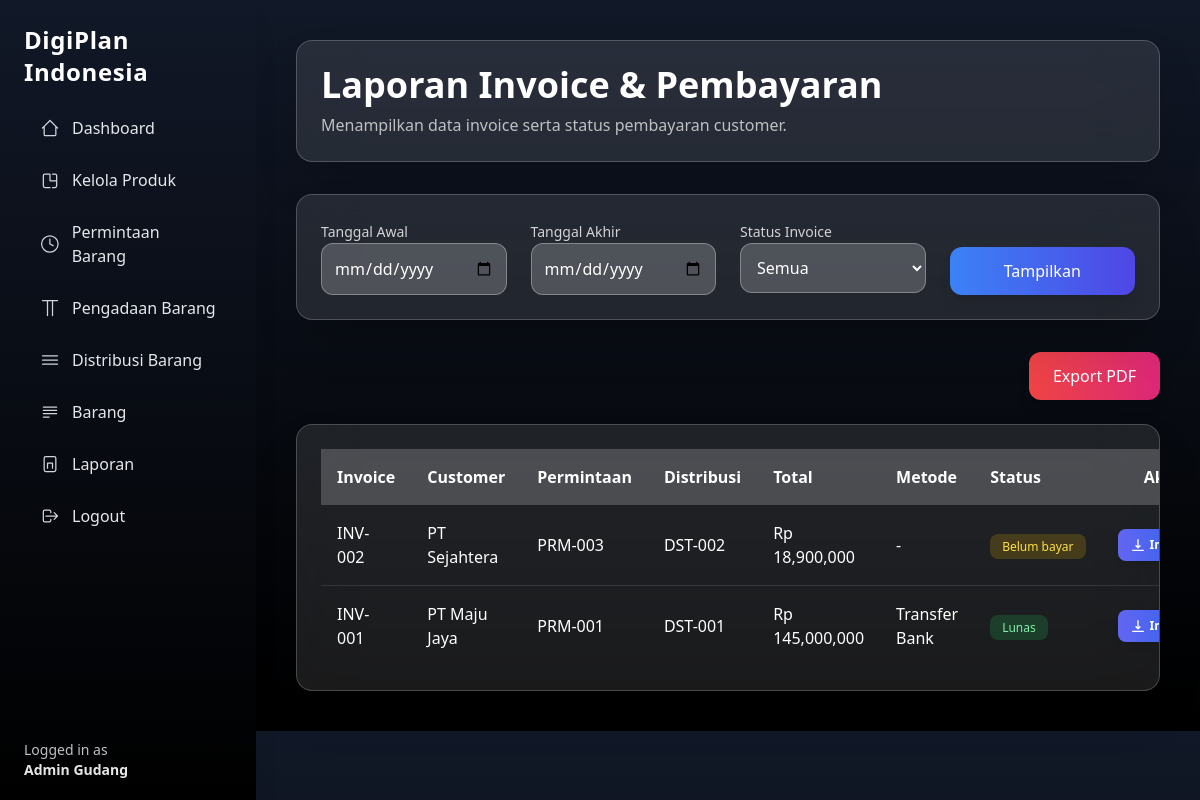
The page /admin/reports/invoice.php (signed in) on the database as committed earlier.
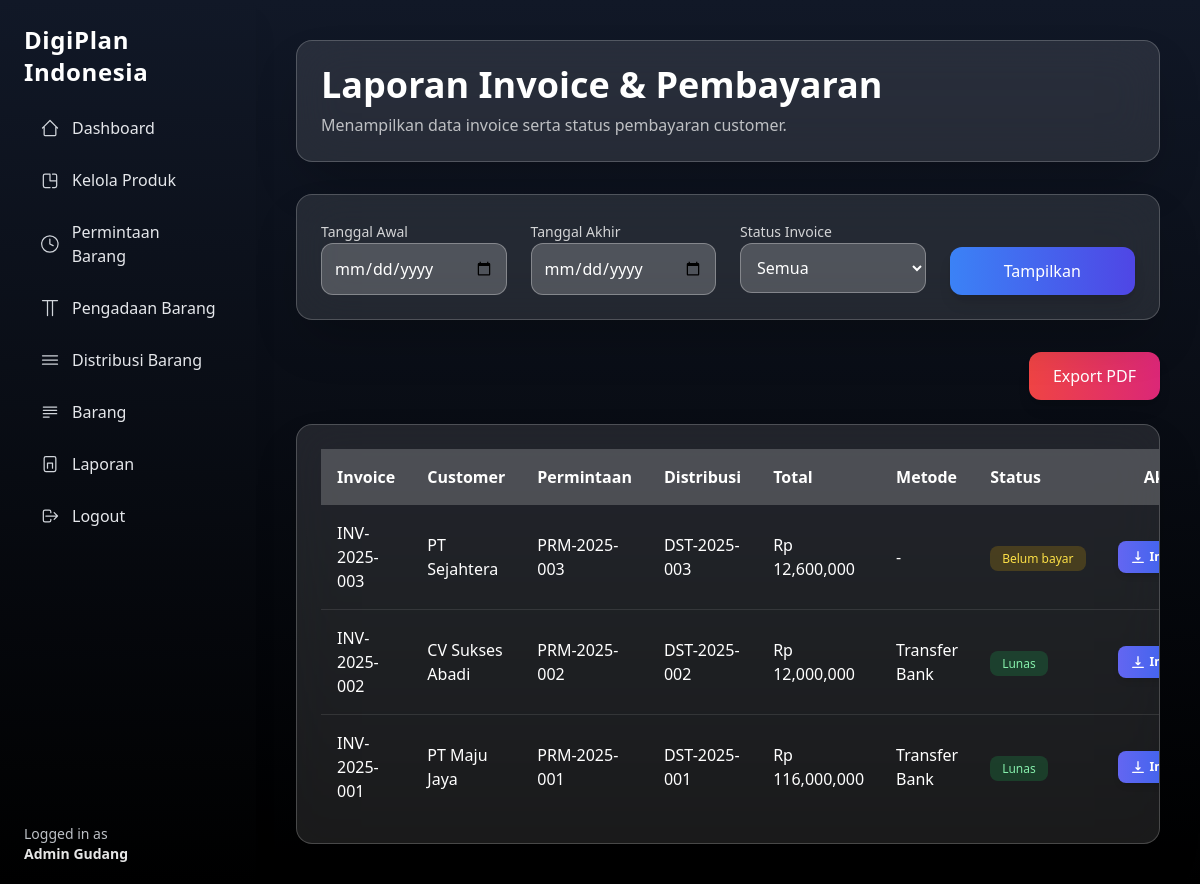
The same page on the database as committed later.
### tables this page shows
CREATE TABLE invoice (
  id_invoice INT AUTO_INCREMENT PRIMARY KEY,
  distribusi_id INT,
  nomor_invoice VARCHAR(50) UNIQUE,
  tanggal_invoice DATE,
  jatuh_tempo DATE,
  total DECIMAL(15,2),
  status ENUM('belum bayar','lunas','dibatalkan'),
  created_at TIMESTAMP DEFAULT CURRENT_TIMESTAMP,
  deleted_at DATETIME DEFAULT NULL,
  FOREIGN KEY (distribusi_id) REFERENCES distribusi_barang(id)
);

CREATE TABLE users (
  id INT AUTO_INCREMENT PRIMARY KEY,
  name VARCHAR(100),
  email VARCHAR(100) UNIQUE,
  password VARCHAR(255),
  role_id INT,
  created_at TIMESTAMP DEFAULT CURRENT_TIMESTAMP,
  deleted_at DATETIME DEFAULT NULL,
  FOREIGN KEY (role_id) REFERENCES roles(id)
);

CREATE TABLE permintaan_barang (
  id INT AUTO_INCREMENT PRIMARY KEY,
  kode_permintaan VARCHAR(50) UNIQUE,
  user_id INT,
  nama_barang VARCHAR(100),
  merk VARCHAR(100),
  warna VARCHAR(100),
  jumlah INT,
  status ENUM(
    'diajukan','ditolak','dibatalkan',
    'disetujui','dalam_pengadaan',
    'siap_distribusi','selesai'
  ),
  admin_id INT,
  tanggal_verifikasi DATETIME,
  catatan_admin TEXT,
  created_at TIMESTAMP DEFAULT CURRENT_TIMESTAMP,
  deleted_at DATETIME DEFAULT NULL,
  FOREIGN KEY (user_id) REFERENCES users(id),
  FOREIGN KEY (admin_id) REFERENCES users(id)
);

CREATE TABLE distribusi_barang (
  id INT AUTO_INCREMENT PRIMARY KEY,
  kode_distribusi VARCHAR(50) UNIQUE,
  pengadaan_id INT,
  permintaan_id INT,
  admin_id INT,
  alamat_pengiriman VARCHAR(255),
  kurir VARCHAR(100),
  no_resi VARCHAR(100),
  tanggal_kirim DATE,
  tanggal_terima DATE,
  status_distribusi ENUM('siap_dikirim','dikirim','diterima','dibatalkan'),
  created_at TIMESTAMP DEFAULT CURRENT_TIMESTAMP,
  deleted_at DATETIME DEFAULT NULL,
  FOREIGN KEY (pengadaan_id) REFERENCES pengadaan_barang(id),
  FOREIGN KEY (permintaan_id) REFERENCES permintaan_barang(id),
  FOREIGN KEY (admin_id) REFERENCES users(id)
);

CREATE TABLE pembayaran (
  id_pembayaran INT AUTO_INCREMENT PRIMARY KEY,
  id_invoice INT,
  metode VARCHAR(50),
  jumlah DECIMAL(15,2),
  tanggal_bayar DATETIME,
  bukti_transfer VARCHAR(255),
  status ENUM('pending','berhasil','gagal'),
  FOREIGN KEY (id_invoice) REFERENCES invoice(id_invoice)
);

### admin/reports/invoice.php (the view, shortened to what the changed rows need)
<?php
require '../../include/conn.php';
$where = "WHERE i.deleted_at IS NULL";
$query = "
SELECT
  i.*,
  d.kode_distribusi,
  pm.kode_permintaan,
  u.name AS customer,
  p.metode,
  p.tanggal_bayar,
  p.status AS status_bayar
FROM invoice i
JOIN distribusi_barang d ON i.distribusi_id = d.id
JOIN permintaan_barang pm ON d.permintaan_id = pm.id
JOIN users u ON pm.user_id = u.id
LEFT JOIN pembayaran p ON p.id_invoice = i.id_invoice
$where
ORDER BY i.tanggal_invoice DESC
";
$result = mysqli_query($conn, $query);
?>
<!DOCTYPE html>
<html lang="id">
<head>
  <script src="https://cdn.tailwindcss.com"></script>
</head>
<body class="bg-gradient-to-b from-gray-900 to-black text-white">
  <?php include '../../include/layouts/sidebar-admin.php'; ?>
  <main class="ml-64 p-10">
    <div class="max-w-7xl mx-auto">
      <div class="backdrop-blur-xl bg-white/10 border border-white/20 p-6 rounded-2xl shadow-2xl mb-8">
        <h1 class="text-4xl font-bold mb-2">Laporan Invoice & Pembayaran</h1>
      </div>
      <div class="backdrop-blur-xl bg-white/10 border border-white/20 p-6 rounded-2xl shadow-2xl overflow-x-auto">
        <table class="w-full">
          <thead>
            <tr class="bg-white/20">
              <th class="p-4 text-left">Invoice</th>
              <th class="p-4 text-left">Customer</th>
              <th class="p-4 text-left">Permintaan</th>
              <th class="p-4 text-left">Distribusi</th>
              <th class="p-4 text-left">Total</th>
              <th class="p-4 text-left">Metode</th>
              <th class="p-4 text-left">Status</th>
              <th class="p-4 text-center">Aksi</th>
            </tr>
          </thead>
          <tbody class="divide-y divide-white/10">
            <?php while ($row = mysqli_fetch_assoc($result)): ?>
              <tr class="hover:bg-white/5">
                <td class="p-4 font-medium"><?= $row['nomor_invoice'] ?></td>
                <td class="p-4"><?= $row['customer'] ?></td>
                <td class="p-4"><?= $row['kode_permintaan'] ?></td>
                <td class="p-4"><?= $row['kode_distribusi'] ?></td>
                <td class="p-4">Rp <?= number_format($row['total']) ?></td>
                <td class="p-4"><?= $row['metode'] ?? '-' ?></td>
                <td class="p-4">
                  <span class="px-3 py-1 whitespace-nowrap rounded-lg text-xs
            <?= $row['status'] == 'lunas'
                ? 'bg-green-500/20 text-green-300'
                : ($row['status'] == 'belum bayar'
                  ? 'bg-yellow-500/20 text-yellow-300'
                  : 'bg-red-500/20 text-red-300') ?>">
                    <?= ucfirst($row['status']) ?>
                  </span>
                </td>
                <td class="p-4 text-center">
                  <a href="../single-report-pdf/invoice.php?id=<?= $row['distribusi_id'] ?>"
                    target="_blank"
                    class="inline-flex items-center px-3 py-2
            bg-gradient-to-r from-indigo-500 to-blue-600
            hover:from-indigo-600 hover:to-blue-700
            text-white text-xs font-semibold rounded-lg
            shadow-md transform hover:scale-105 transition">
                    <svg class="w-4 h-4 mr-1" fill="none" stroke="currentColor" viewBox="0 0 24 24">
                      <path stroke-linecap="round" stroke-linejoin="round" stroke-width="2"
                        d="M12 4v12m0 0l-3-3m3 3l3-3m5 7H4" />
                    </svg>
                    Import
                  </a>
                </td>
              </tr>
            <?php endwhile; ?>
          </tbody>
        </table>
      </div>
    </div>
  </main>
</body>
</html>

Rows that differ between the two databases and show on the page:
added invoice: nomor_invoice "INV-2025-003", users.name "PT Sejahtera", permintaan_barang.kode_permintaan "PRM-2025-003", distribusi.kode_distribusi "DST-2025-003", total "12,600,000", metode "-", status "Belum bayar"
changed invoice: nomor_invoice "INV-002" → "INV-2025-002"; users.name "PT Sejahtera" → "CV Sukses Abadi"; permintaan_barang.kode_permintaan "PRM-003" → "PRM-2025-002"; distribusi.kode_distribusi "DST-002" → "DST-2025-002"; total "18,900,000" → "12,000,000"; pembayaran.metode "-" → "Transfer Bank"; status "Belum bayar" → "Lunas"
changed invoice "PT Maju Jaya": nomor_invoice "INV-001" → "INV-2025-001"; permintaan_barang.kode_permintaan "PRM-001" → "PRM-2025-001"; distribusi.kode_distribusi "DST-001" → "DST-2025-001"; total "145,000,000" → "116,000,000"
